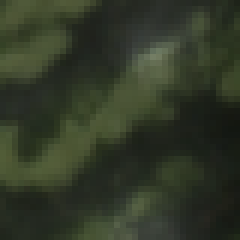
#> input picture animations/watermelon-varieties/assets/img/patch-anna.webp, 40 x 40 px, given in place of m-000.png, which was not available (shown 6 times larger)
$ python build-photos.py ../assets/img/patch-anna.webp
#> lines starting #> are read from the running program, lines starting #| are printed output that depends on the picture
"""Cut the variety photos used on the stage from Fig. 1 of the paper.

Source: Contreras, Henry, Cáceres-Hernández, Sanchez-Galan 2022, IEEE ISIE (© 2022 IEEE; reused by
the first author). Figure images extracted with
  pdfimages -png resources/papers/contreras-2022-ieee-isie-watermelon.pdf <dir>/m
usage: python3 tools/build-photos.py <dir with m-000.png (image) and m-001.png (its mask)>

Writes to assets/img/:
  var-anna.webp, var-joya.webp, var-quetzali.webp      the fruits of each variety, transparent background
  patch-anna.webp, patch-joya.webp, patch-quetzali.webp one rind patch each, reduced to 40 × 40 pixels
                                                         (the size the networks were given, §II-B)
Colours are untouched; the images are only cut and resized.
"""
import sys, os
from PIL import Image

src = sys.argv[1]
out = os.path.join(os.path.dirname(__file__), '..', 'assets', 'img')
os.makedirs(out, exist_ok=True)

fig = Image.open(f'{src}/m-000.png').convert('RGB')          # 3211 x 1343
#> fig is the input picture: PIL image 40x40 RGB; mean R, G, B 49.2, 56.2, 39.7
fig.putalpha(Image.open(f'{src}/m-001.png').convert('L'))     # soft mask: black background removed
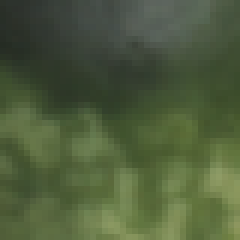
#> input picture animations/watermelon-varieties/assets/img/patch-joya.webp, 40 x 40 px, given in place of m-001.png, which was not available (shown 6 times larger)
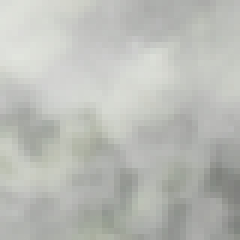
#> fig: PIL image 40x40 RGBA (shown 6 times larger); mean R, G, B, A 49.2, 56.2, 39.7, 84.4; transparent parts drawn white
k = fig.width / 1600                                          # crops below were measured at 1600 px wide
#> k = 0.025
box = lambda *v: tuple(int(x * k) for x in v)

groups = {'anna': (70, 60, 492, 352), 'joya': (540, 64, 978, 356), 'quetzali': (1024, 54, 1518, 356)}
for name, b in groups.items():
    im = fig.crop(box(*b))
    im.thumbnail((440, 440), Image.LANCZOS)
    im.save(f'{out}/var-{name}.webp', quality=84, method=6)

patches = {'anna': (150, 514, 260, 620), 'joya': (726, 524, 832, 628), 'quetzali': (1246, 524, 1338, 616)}
for name, b in patches.items():
    im = fig.crop(box(*b)).convert('RGB').resize((40, 40), Image.BOX)
    im.save(f'{out}/patch-{name}.webp', lossless=True)
#> this loop made 3 passes
#> pass 1, `im = fig.crop(box(*b)).convert('RGB').resize((40, 40), Image.BOX)`:
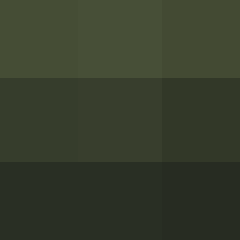
#> im: PIL image 40x40 RGB (shown 6 times larger); mean R, G, B 54.2, 60.8, 43.8
#> pass 2, `im = fig.crop(box(*b)).convert('RGB').resize((40, 40), Image.BOX)`:
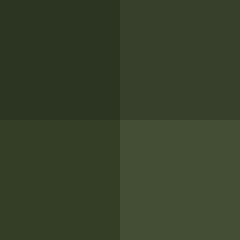
#> im: PIL image 40x40 RGB (shown 6 times larger); mean R, G, B 54.8, 64.2, 42
#> pass 3, `im = fig.crop(box(*b)).convert('RGB').resize((40, 40), Image.BOX)`:
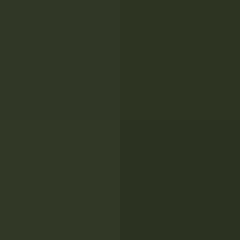
#> im: PIL image 40x40 RGB (shown 6 times larger); mean R, G, B 46.2, 53.2, 35.8
for f in sorted(os.listdir(out)):
    print(f, os.path.getsize(f'{out}/{f}'))
